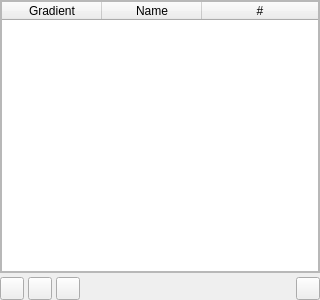
<?xml version="1.0" encoding="UTF-8"?>
<ui version="4.0">
 <class>GradientSelector</class>
 <widget class="QWidget" name="GradientSelector">
  <property name="geometry">
   <rect>
    <x>0</x>
    <y>0</y>
    <width>320</width>
    <height>300</height>
   </rect>
  </property>
  <property name="windowTitle">
   <string>Gradient Selector</string>
  </property>
  <layout class="QVBoxLayout" name="mainLayout">
   <property name="spacing">
    <number>4</number>
   </property>
   <property name="leftMargin">
    <number>0</number>
   </property>
   <property name="topMargin">
    <number>0</number>
   </property>
   <property name="rightMargin">
    <number>0</number>
   </property>
   <property name="bottomMargin">
    <number>0</number>
   </property>
   <item>
    <widget class="QScrollArea" name="scrollArea">
     <property name="frameShape">
      <enum>QFrame::Shape::StyledPanel</enum>
     </property>
     <property name="minimumSize">
      <size>
       <width>0</width>
       <height>180</height>
      </size>
     </property>
     <property name="widgetResizable">
      <bool>true</bool>
     </property>
     <widget class="QWidget" name="scrollAreaWidgetContents">
      <property name="geometry">
       <rect>
        <x>0</x>
        <y>0</y>
        <width>316</width>
        <height>176</height>
       </rect>
      </property>
      <layout class="QVBoxLayout" name="scrollLayout">
       <property name="spacing">
        <number>0</number>
       </property>
       <property name="leftMargin">
        <number>0</number>
       </property>
       <property name="topMargin">
        <number>0</number>
       </property>
       <property name="rightMargin">
        <number>0</number>
       </property>
       <property name="bottomMargin">
        <number>0</number>
       </property>
       <item>
        <widget class="QTableWidget" name="gradientTable">
         <property name="editTriggers">
          <set>QAbstractItemView::EditTrigger::DoubleClicked</set>
         </property>
         <property name="selectionBehavior">
          <enum>QAbstractItemView::SelectionBehavior::SelectRows</enum>
         </property>
         <property name="selectionMode">
          <enum>QAbstractItemView::SelectionMode::SingleSelection</enum>
         </property>
         <property name="showGrid">
          <bool>false</bool>
         </property>
         <property name="cornerButtonEnabled">
          <bool>false</bool>
         </property>
         <property name="columnCount">
          <number>3</number>
         </property>
         <attribute name="horizontalHeaderHighlightSections">
          <bool>false</bool>
         </attribute>
         <attribute name="horizontalHeaderStretchLastSection">
          <bool>true</bool>
         </attribute>
         <attribute name="verticalHeaderVisible">
          <bool>false</bool>
         </attribute>
         <column>
          <property name="text">
           <string>Gradient</string>
          </property>
         </column>
         <column>
          <property name="text">
           <string>Name</string>
          </property>
         </column>
         <column>
          <property name="text">
           <string>#</string>
          </property>
         </column>
        </widget>
       </item>
      </layout>
     </widget>
    </widget>
   </item>
   <item>
    <layout class="QHBoxLayout" name="buttonLayout">
     <property name="spacing">
      <number>4</number>
     </property>
     <item>
      <widget class="QToolButton" name="addButton">
       <property name="toolTip">
        <string>Create a duplicate gradient</string>
       </property>
      </widget>
     </item>
     <item>
      <widget class="QToolButton" name="del2Button">
       <property name="toolTip">
        <string>Delete unused gradient</string>
       </property>
      </widget>
     </item>
     <item>
      <widget class="QToolButton" name="editButton">
       <property name="toolTip">
        <string>Edit gradient</string>
       </property>
       <property name="visible">
        <bool>false</bool>
       </property>
      </widget>
     </item>
     <item>
      <spacer name="buttonSpacer">
       <property name="orientation">
        <enum>Qt::Orientation::Horizontal</enum>
       </property>
       <property name="sizeHint" stdset="0">
        <size>
         <width>0</width>
         <height>0</height>
        </size>
       </property>
      </spacer>
     </item>
     <item>
      <widget class="QToolButton" name="delButton">
       <property name="toolTip">
        <string>Delete swatch</string>
       </property>
      </widget>
     </item>
    </layout>
   </item>
  </layout>
 </widget>
 <resources/>
 <connections/>
</ui>
